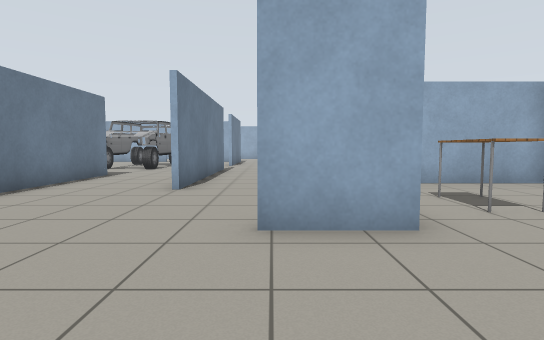
[1] (above)

17 first-person views from a walk through a robot-simulator world made for Gazebo. The camera is 0.9 m above the floor, tilts 4° down and sees 80° across. The floor is counted in squares, 1 m on a side. Each view is taken from the middle of a square. On the plan, view 1 faces up. The plan holds only what a view shows up to about 12 squares ahead; the rest is blank. Simple patterns stand in for the simulator's built-in surfaces.

[2]
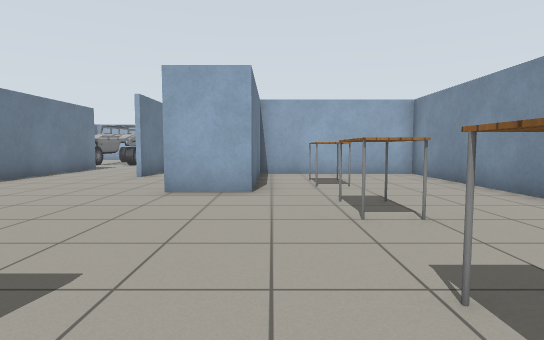

[3]
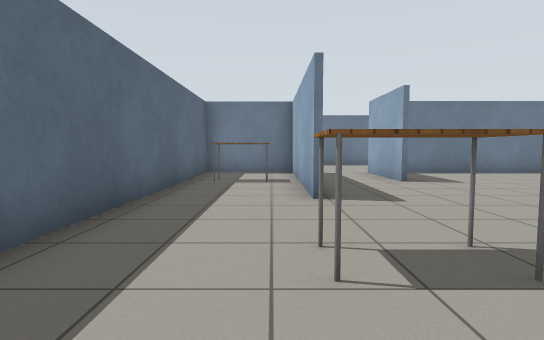

[4]
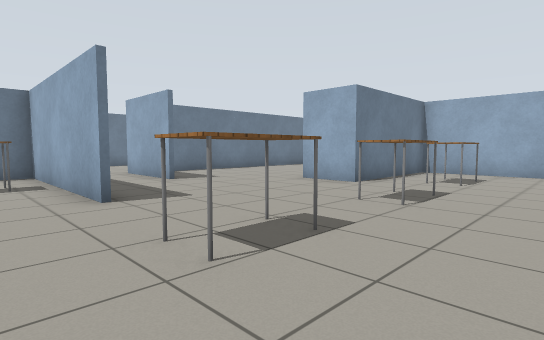

[5]
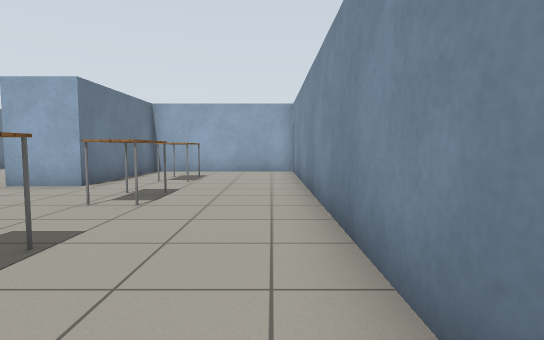

[6]
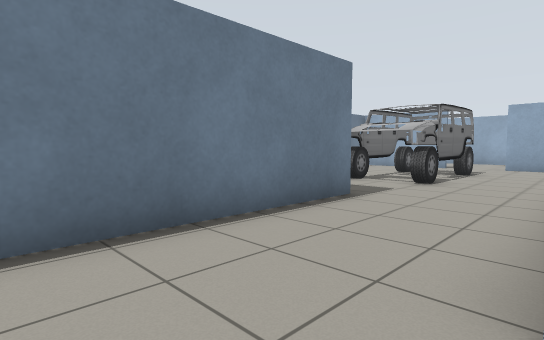

[7]
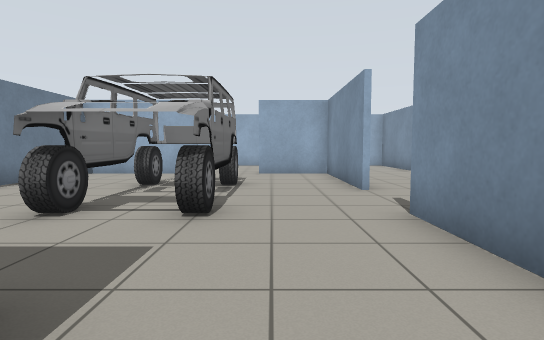

[8]
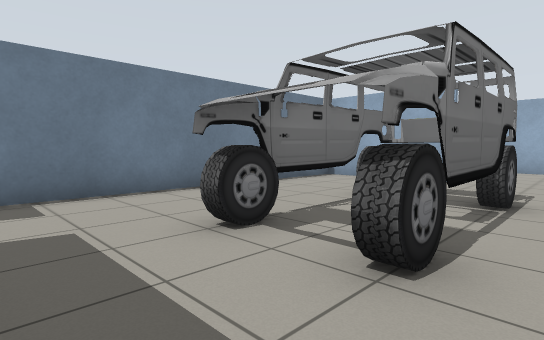

[9]
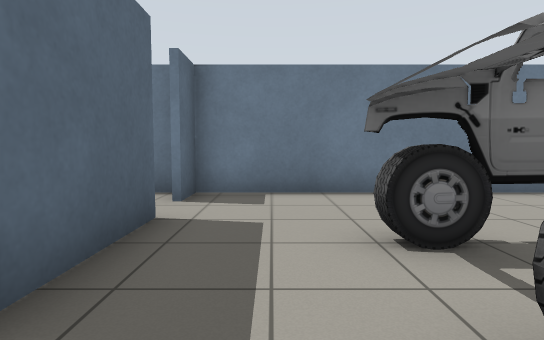

[10]
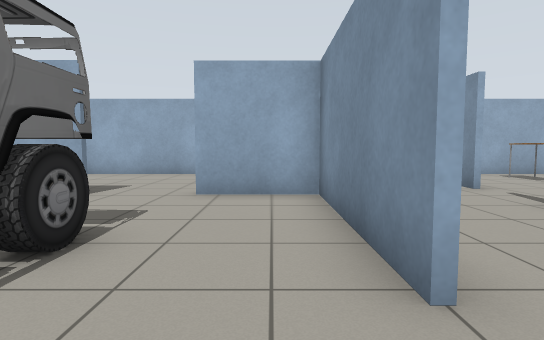

[11]
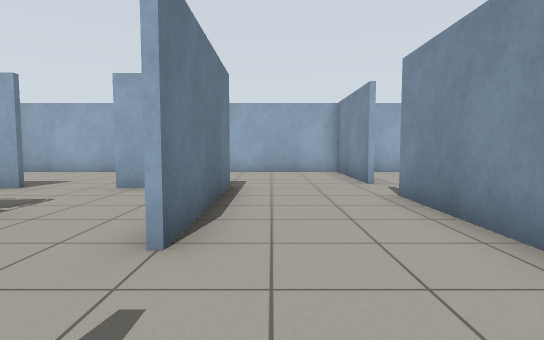

[12]
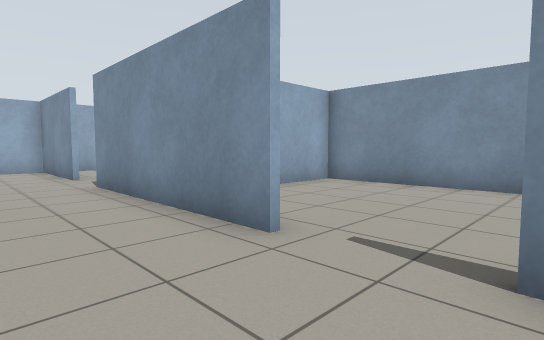

[13]
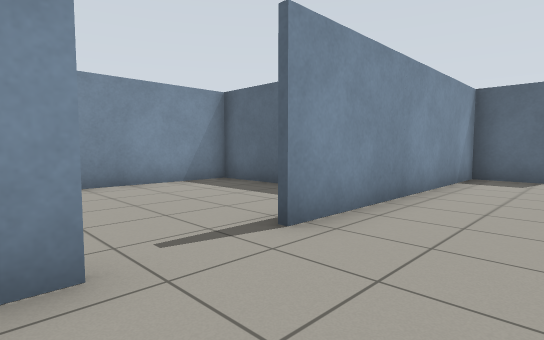

[14]
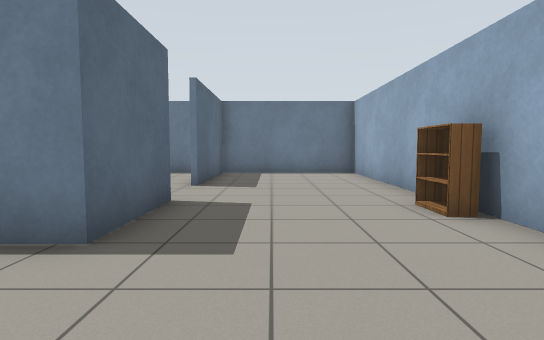

[15]
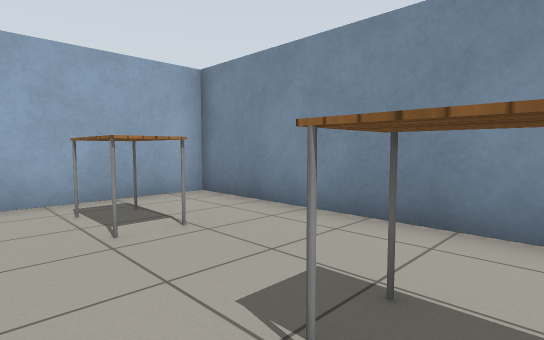

[16]
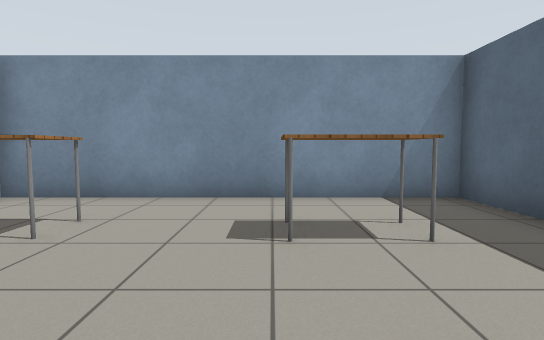

[17]
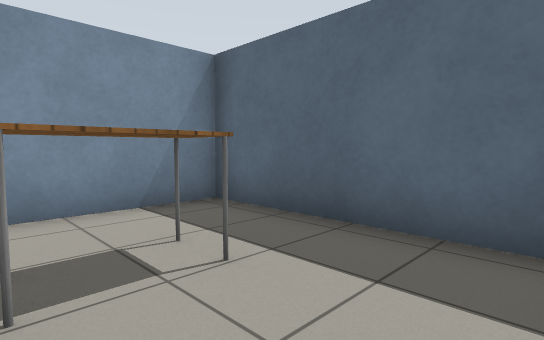

### Floor plan
Points are (right, up) in squares from view 1. A wall is a line through its corners. A room is listed if a view was taken in it or the views show most of it. See-through windows are left out.
Room 1 (views 1, 2, 3, 4, 5, 6, 7, 8, 9, 10)
walls: (-2.4, 0.4) (-5.5, 0.4); (-2.1, 11.1) (-2.1, 13.4); (-5.3, 10.6) (-5.3, 1.8); (0.5, -2.3) (-5.3, -2.3) (-5.3, -5.3) (3.4, -5.3); (6.9, 8.1) (1.6, 8.1) (1.6, 3.5) (-0.3, 3.5); (-8.1, 10.5) (-5.6, 10.5); (-2.1, 15.8) (-2.1, 17.5); (6.8, -3.1) (6.8, 8.1); (-6.5, 20.1) (-10.4, 20.1) (-10.4, 10.5) (-9.3, 10.5)
ways out: opening at (-2, 5.3) to room 2; opening at (-2, 14.5) to room 2; opening at (-7, 18.5) to room 5; opening at (-3.5, 16.5) to room 5; opening at (-9, 11); opening at (-5.5, -0.5)
objects: car (-7, 13) to (-5, 17); table (-3, -4) to (-3, -3); table (3, -2) to (4, -1); table (3, 1) to (4, 2); table (3, 5) to (4, 6)
Room 2 (views 11, 12, 13, 14, 16)
walls: (1.4, 21) (1.4, 24.9); (-4.5, 20.3) (-2, 20.3) (-2, 15.8); (1.4, 13.4) (1.4, 19); (-2, 12.1) (-2, 6.8); (2.1, 24.9) (-10.4, 24.9) (-10.4, 20.3) (-6.5, 20.3); (-0.1, 3.6) (1.4, 3.6) (1.4, 11.4)
ways out: opening at (-2, 5.3) to room 1; opening at (-2, 14.5) to room 1; opening at (2, 20) to room 3; opening at (2, 12.5) to room 4; opening at (-5.5, 20) to room 5
objects: bookshelf (-4, 24)
Room 3 (views 15, 17)
walls: (2.3, 16.6) (6.8, 16.6) (6.8, 24.9) (2.1, 24.9)
ways out: opening at (2, 20) to room 2
objects: table (4, 19) to (5, 20); table (4, 23) to (5, 24)
Room 4 (no view inside)
walls: (4.5, 8.2) (6.9, 8.2); (6.8, 8.1) (6.8, 16.5) (4.8, 16.5)
ways out: opening at (2, 12.5) to room 2
Room 5 (no view inside)
walls: (-2.1, 17.5) (-2.1, 20.1) (-4.5, 20.1)
ways out: opening at (-7, 18.5) to room 1; opening at (-3.5, 16.5) to room 1; opening at (-5.5, 20) to room 2

Positions as (right, up) in squares from view 1, and headings:
1: (0, 0), facing up
2: (2, -3), facing up
3: (6, -3), facing left
4: (6, -4), facing up-left
5: (6, -4), facing up
6: (-2, 5), facing up-left
7: (-4, 9), facing up
8: (-4, 11), facing up-left
9: (-4, 12), facing left
10: (-3, 14), facing up
11: (-1, 13), facing up
12: (-1, 11), facing up-right
13: (-1, 14), facing down-right
14: (1, 22), facing left
15: (3, 19), facing up-right
16: (1, 20), facing right
17: (2, 20), facing down-right
